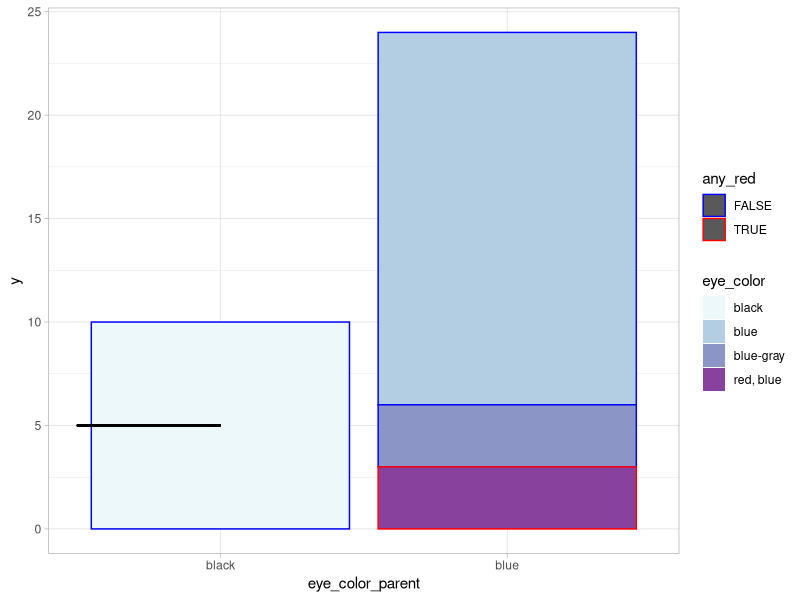

Source code (R): (Note: this script raises an error after producing the figure.)

# Goal is to add crosshatches to only eye_color_parent == "blue" where any_red == FALSE

library(tidyverse)

raw <- starwars

# Make groups a bit more even
raw[1:2, ]$eye_color <- "red, blue"
raw[4:5, ]$eye_color <- "blue-gray"

dat <-
  raw %>%
  drop_na(eye_color) %>%
  filter(eye_color %in% c("black", "blue", "blue-gray", "red, blue")) %>%
  mutate(
    eye_color_parent =
      case_when(
        str_detect(eye_color, "blue") ~ "blue",
        TRUE ~ eye_color
      ),
    any_red =
      case_when(
        str_detect(eye_color, "red") ~ TRUE,
        TRUE ~ FALSE
      )
  ) %>%
  select(name, eye_color, eye_color_parent, any_red)

layers <-
  list(
    geom_bar(aes(eye_color_parent, fill = eye_color, color = any_red)),
    theme_light(),
    scale_color_manual(values = c("blue", "red")),
    scale_fill_brewer(palette = 3)
  )

(plt <-
  dat %>%
  ggplot() +
  layers +
  geom_segment(aes(x = 0.5, y = 5, xend = 1, yend = 5)) # Random geom_segment to get template
)

# Dump the underlying plot data
plt_dat <-
  plt %>%
  ggplot_build()

# Check out data
plt_dat$data

# Create segments
seg_sep <- 0.3 

seg_seq_start <-
  plt_dat$data[[1]] %>%
  filter(colour == "blue") %>%
  pull(y)

seg_seq_end <-
  plt_dat$data[[1]] %>%
  filter(colour == "black") %>%
  arrange(desc(y)) %>%
  slice(1) %>%
  pull(y)

seg_seq <- seq(seg_seq_start, seg_seq_end, by = seg_sep)

segs <-
  tibble(
    colour = "black",
    x = 1.55,
    xend = 2.45,
    y = seg_seq,
    yend = seg_seq,
    PANEL = 1,
    group = -1,
    size = 0.5,
    linetype = 1,
    alpha = NA
  )

# Replace our throwaway segment with segs
plt_dat$data[[2]] <- segs

# Get new plot
ggplot_gtable(plt_dat) %>%
  plot()
